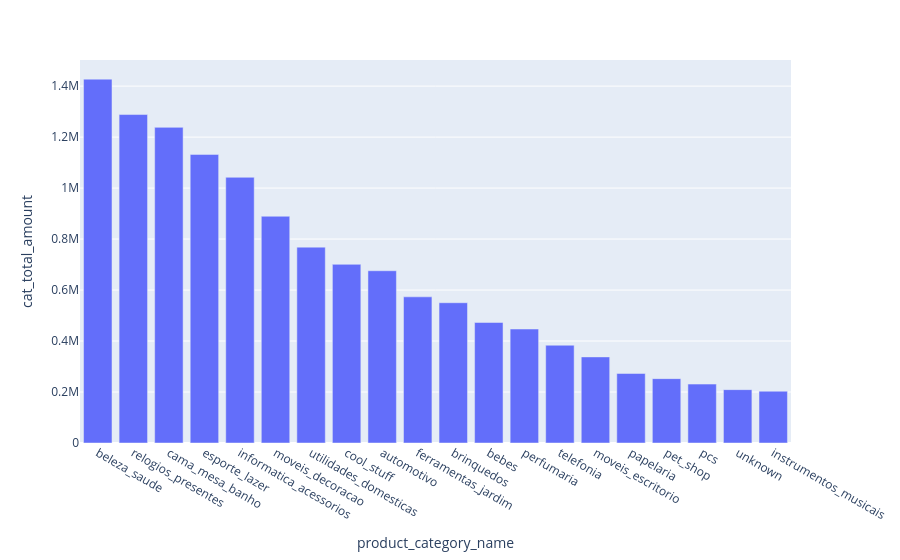

Notebook code cell kept with this figure:
### Code cell
fig = px.bar(df_sales_product.groupby('product_category_name').agg(
    cat_total_amount = ('total_amount', 'sum')
        ).reset_index()
        .sort_values(by='cat_total_amount', ascending=False)[:20]
        , x='product_category_name', y='cat_total_amount')
fig.show()

### Figure 1 — Plotly figure (JSON) as saved in the notebook; plotly's stock layout.template omitted (floating-point values rounded to 4 significant figures)
{"data": [{"hovertemplate": "product_category_name=%{x}<br>cat_total_amount=%{y}<extra></extra>", "legendgroup": "", "marker": {"color": "#636efa", "pattern": {"shape": ""}}, "name": "", "orientation": "v", "showlegend": false, "textposition": "auto", "type": "bar", "x": ["beleza_saude", "relogios_presentes", "cama_mesa_banho", "esporte_lazer", "informatica_acessorios", "moveis_decoracao", "utilidades_domesticas", "cool_stuff", "automotivo", "ferramentas_jardim", "brinquedos", "bebes", "perfumaria", "telefonia", "moveis_escritorio", "papelaria", "pet_shop", "pcs", "unknown", "instrumentos_musicais"], "xaxis": "x", "y": [1427000.0, 1289000.0, 1238000.0, 1132000.0, 1042000.0, 889500.0, 768400.0, 700900.0, 675800.0, 573400.0, 550300.0, 472800.0, 447100.0, 383500.0, 337800.0, 272700.0, 252500.0, 231100.0, 209300.0, 203300.0], "yaxis": "y"}], "layout": {"barmode": "relative", "legend": {"tracegroupgap": 0}, "margin": {"t": 60}, "xaxis": {"anchor": "y", "domain": [0, 1], "title": {"text": "product_category_name"}}, "yaxis": {"anchor": "x", "domain": [0, 1], "title": {"text": "cat_total_amount"}}}}
